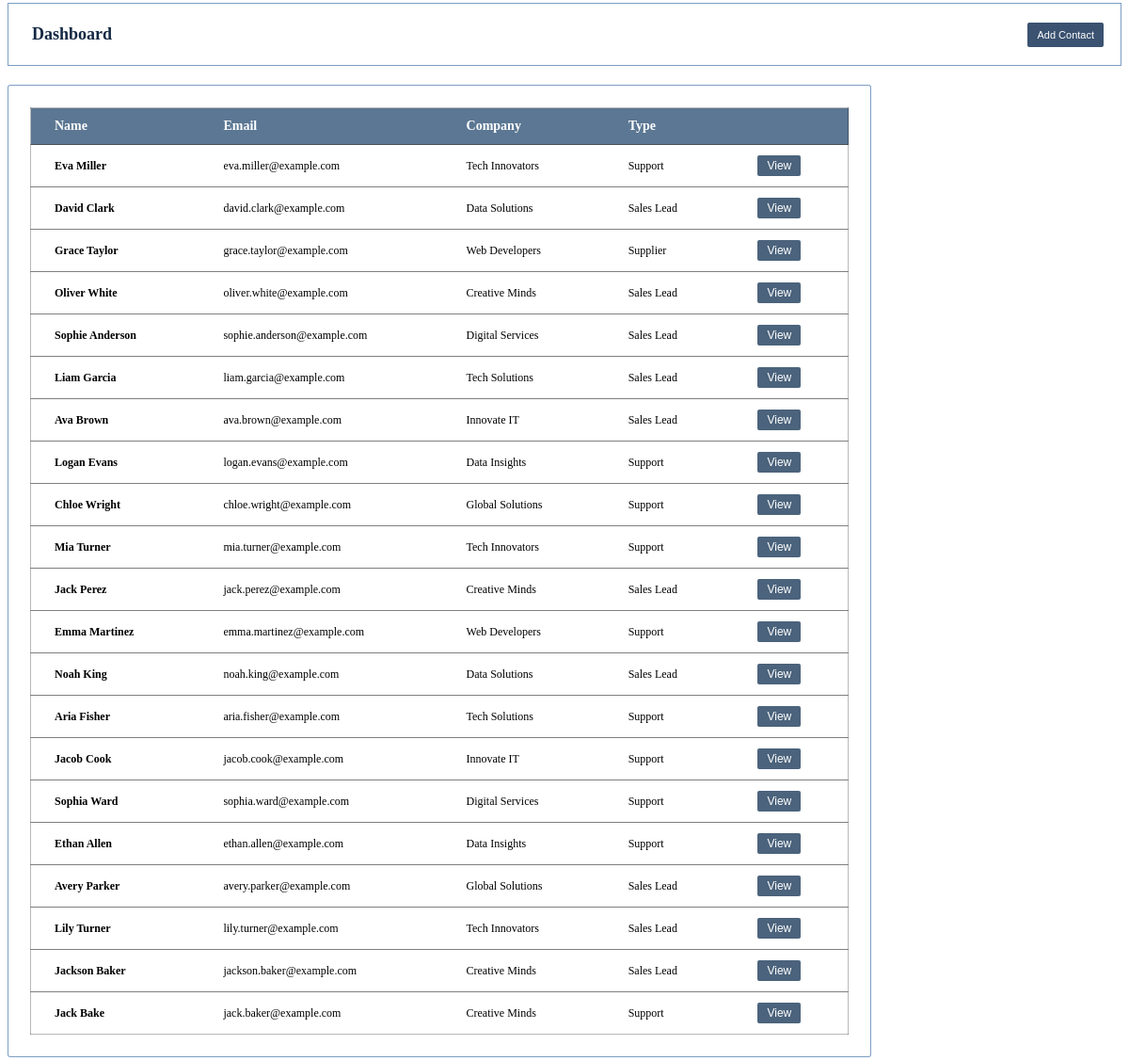
Page /screens/dashboard.php on the committed database.
### tables this page shows
CREATE TABLE `contacts` (
  `id` int(11) NOT NULL auto_increment,
  `firstname` varchar(35) NOT NULL ,
  `lastname` varchar(35) NOT NULL ,
  `company` varchar(35) NOT NULL ,
  `type` varchar(35) NOT NULL,
  `assigned_to` int(35) NOT NULL ,
  `created_by`  int(35) NOT NULL ,
  `created_on` DATETIME NOT NULL ,
  `updated_at` DATETIME NOT NULL ,
  `telephone` varchar(35) NOT NULL ,
  `email` varchar(35) NOT NULL ,
   PRIMARY KEY  (`id`)
);

### screens/dashboard.php (the view, shortened to what this page needs)
<?php
    include("../database/dbsetup.php");
    $sql = "SELECT * FROM contacts";
    $results = $conn->query($sql);
?>
<!DOCTYPE html>
<html lang="en">
<head>
    <link rel="stylesheet" href="css/dashboard.css">
</head>
<body>
    <div id="dashHead">
        <h1>Dashboard</h1>
        <button onclick="loadScreen('contact')"> <i class="fa-solid fa-plus"></i> Add Contact</button>
    </div>
    <div id='dashBody'>
        <table id="contactstable">
            <thead>
                <tr>
                    <th>Name</th>
                    <th>Email</th>
                    <th>Company</th>
                    <th>Type</th>
                    <th> </th>
                </tr>
            </thead>
            <tbody>
            <?php foreach ($results as $row): ?>
                <tr>
                    <td><strong><?= $row['firstname'] ?> <?= $row['lastname'] ?></strong></td>
                    <td><?= $row['email'] ?></td>
                    <td><?= $row['company'] ?></td>
                    <td class="contacttype"><?= $row['type'] ?></td>
                    <td><button type="submit" id="contactDetailsLink" onclick="loadContactDetails('contactDetails' , <?= $row['id'] ?>)" >View</button></td>
                </tr>
            <?php endforeach; ?>
            </tbody>
        </table>
    </div>
</body>
</html>

### css/dashboard.css (style rules this page uses)
#dashHead { display: flex; align-items: center; justify-content: space-between; margin-top: -5px; padding: 10px; padding-left: 25px; border: 1.5px solid rgba(37, 90, 154, 0.591); background-color: rgba(255, 255, 255, 0.85); }
#dashHead h1 { display: inline; color: rgb(19, 40, 66); font-size: 18px; }
#dashHead button { background: rgb(59, 82, 113); border-radius: 2px; font-size: 11px; color: white; border: none; padding: 7px; padding-left: 10px; padding-right: 10px; margin-right: 8px; }
#dashBody { align-items: center; justify-content: center; background-color: rgba(255, 255, 255, 0.85); border-radius: 3px; border: 1.5px solid rgba(37, 90, 154, 0.591); margin-top: 20px; width: 72.5vw; padding: 23px; }
#dashBody table { border-collapse: collapse; border-radius: 3px; border: 1.3px solid #00000046; font-size: 12px; width: 72.5vw; }
#dashBody table td { padding: 11px; padding-right: 38px; padding-left: 25px; border-top: 1.3px solid rgba(63, 63, 63, 0.663); }
#dashBody table th { font-weight: bold; font-size: 14px; text-align: left; padding: 11px; padding-left: 25px; color: white; background-color: rgba(66, 99, 131, 0.868); }
#dashBody td button { background: rgba(48, 76, 104, 0.868); border-radius: 2px; font-size: 12px; color: white; border: none; padding: 4px; padding-left: 10px; padding-right: 10px; margin-right: -8px; margin-left: 0px; }

### rows in the picture
contacts: firstname "Eva", lastname "Miller", email "eva.miller@example.com", company "Tech Innovators", type "Support"
contacts: firstname "David", lastname "Clark", email "david.clark@example.com", company "Data Solutions", type "Sales Lead"
contacts: firstname "Grace", lastname "Taylor", email "grace.taylor@example.com", company "Web Developers", type "Supplier"
contacts: firstname "Oliver", lastname "White", email "oliver.white@example.com", company "Creative Minds", type "Sales Lead"
contacts: firstname "Sophie", lastname "Anderson", email "sophie.anderson@example.com", company "Digital Services", type "Sales Lead"
contacts: firstname "Liam", lastname "Garcia", email "liam.garcia@example.com", company "Tech Solutions", type "Sales Lead"
contacts: firstname "Ava", lastname "Brown", email "ava.brown@example.com", company "Innovate IT", type "Sales Lead"
contacts: firstname "Logan", lastname "Evans", email "logan.evans@example.com", company "Data Insights", type "Support"
contacts: firstname "Chloe", lastname "Wright", email "chloe.wright@example.com", company "Global Solutions", type "Support"
contacts: firstname "Mia", lastname "Turner", email "mia.turner@example.com", company "Tech Innovators", type "Support"
contacts: firstname "Jack", lastname "Perez", email "jack.perez@example.com", company "Creative Minds", type "Sales Lead"
contacts: firstname "Emma", lastname "Martinez", email "emma.martinez@example.com", company "Web Developers", type "Support"
contacts: firstname "Noah", lastname "King", email "noah.king@example.com", company "Data Solutions", type "Sales Lead"
contacts: firstname "Aria", lastname "Fisher", email "aria.fisher@example.com", company "Tech Solutions", type "Support"
contacts: firstname "Jacob", lastname "Cook", email "jacob.cook@example.com", company "Innovate IT", type "Support"
contacts: firstname "Sophia", lastname "Ward", email "sophia.ward@example.com", company "Digital Services", type "Support"
contacts: firstname "Ethan", lastname "Allen", email "ethan.allen@example.com", company "Data Insights", type "Support"
contacts: firstname "Avery", lastname "Parker", email "avery.parker@example.com", company "Global Solutions", type "Sales Lead"
contacts: firstname "Lily", lastname "Turner", email "lily.turner@example.com", company "Tech Innovators", type "Sales Lead"
contacts: firstname "Jackson", lastname "Baker", email "jackson.baker@example.com", company "Creative Minds", type "Sales Lead"
contacts: firstname "Jack", lastname "Bake", email "jack.baker@example.com", company "Creative Minds", type "Support"
